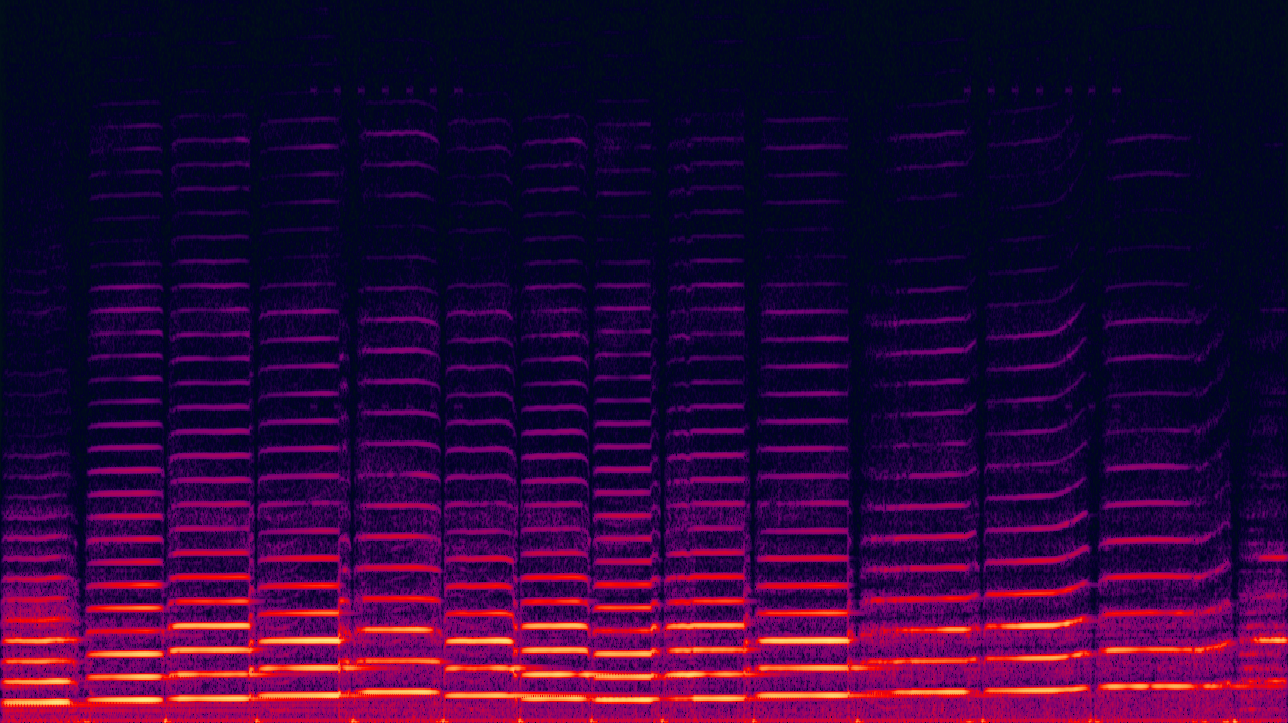
#> input picture notebooks/segmentation/violin.png, 1288 x 723 px
$ jupyter execute '#2 - how to display image.ipynb'   (shell and % lines are left out)
#> lines starting #> are read from the running program, lines starting #| are printed output that depends on the picture; after the words box and inside, x2 and y2 are one past the last pixel; in counts of white or black regions, pixels touching at a corner belong together
## Working with images in OpenCV

In openCV, you typically use the imshow() method along with the waitkey() and exitwindow() methods to display an image. Unfortunately, while this works in a python console like PyCharm, it crashes the Jupyter kernal. This is a common enough problem that there exists a workaround.

- [GitHub](https://github.com/ipython/ipython/issues/8770)
- [Stackoverflow thread](https://stackoverflow.com/questions/43943333/cv2-imshow-crashes-kernel)

The solution is to display images through pyplot, which also has an imshow method.

[cell 1]
#This simple example of thresholding an image crashes the kernal

import cv2

img = cv2.imread('violin.png')
#> img is the input picture: shape (723, 1288, 3); mean B, G, R 55.8, 5.9, 45.3
grey = cv2.cvtColor(img, cv2.COLOR_BGR2GRAY)
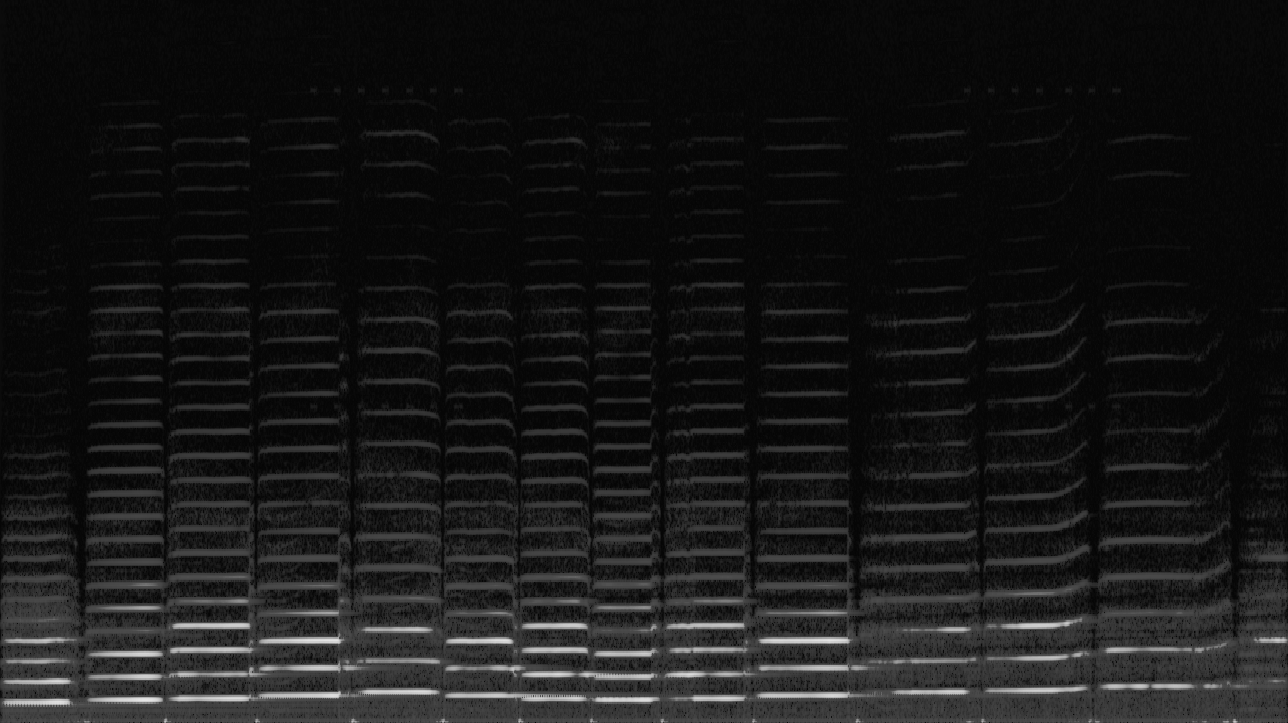
#> grey: shape (723, 1288); min 5, max 230, mean 23.4
ret, thresh = cv2.threshold(grey, 0, 255,
                            cv2.THRESH_BINARY_INV +
                            cv2.THRESH_OTSU)
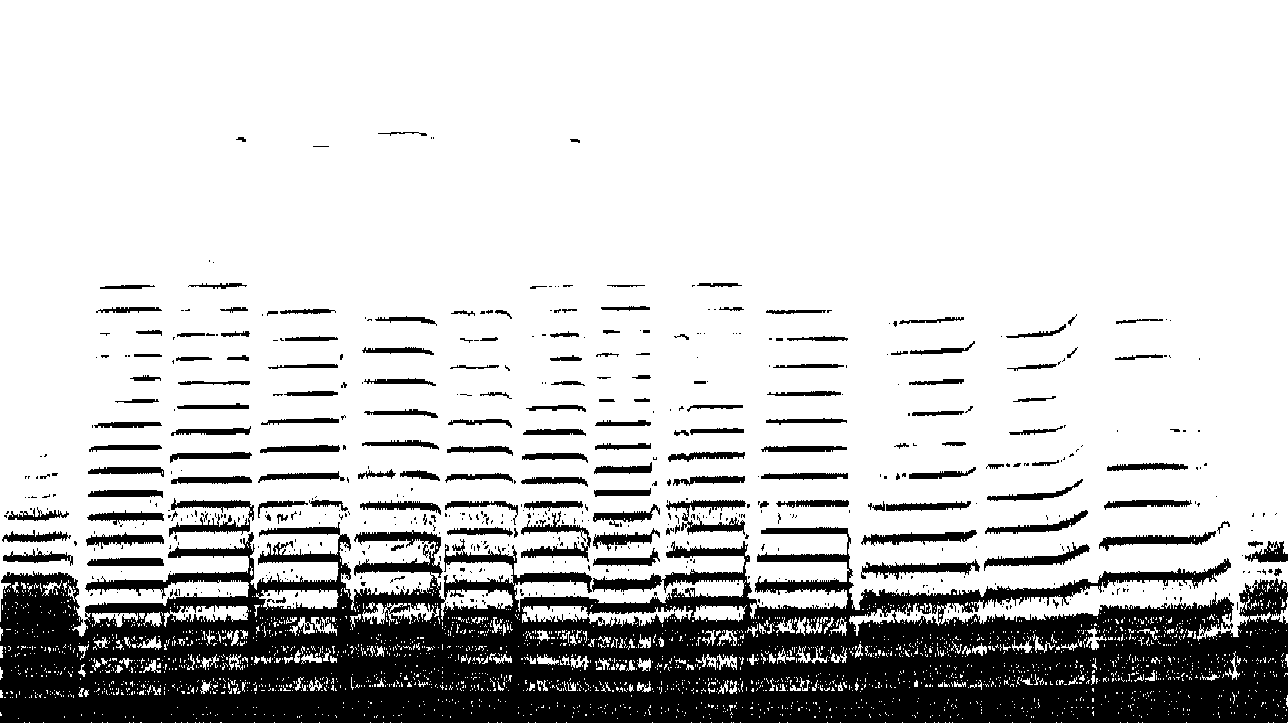
#> thresh: shape (723, 1288); 79.3% white; 582 black regions (425 under 20 px), largest, box (x1, y1, x2, y2) and area: (0, 522, 1288, 723) 152897, (169, 498, 254, 537) 1226, (521, 511, 591, 562) 1059
#> ret = 39
cv2.imshow('image', thresh)
cv2.waitKey(100)
cv2.destroyAllWindows()

If we work with pyplot (imported from matplotlib), we can display the image. Unfortunately, we encounter another problem:

[cell 2]
from matplotlib import pyplot as plt
import cv2
image = cv2.imread('violin.png')
plt.imshow(image)
plt.show()

The image has a blue tint. It turns out that matplotlib reads the file in RGB, but openCV reads it as BGR. There are a couple of ways to fix this. Luckily, OpenCV has a color conversation function that's documented [here](https://docs.opencv.org/master/d8/d01/group__imgproc__color__conversions.html)

The correct code looks like this, and we can use this as the basis for future experiments.

[cell 3]
from matplotlib import pyplot as plt
import cv2
image = cv2.imread('violin.png')
plt.imshow(cv2.cvtColor(image, cv2.COLOR_BGR2RGB))
# plt.imshow(image[...,::-1]) also works, but it's more esoteric.
plt.show()
